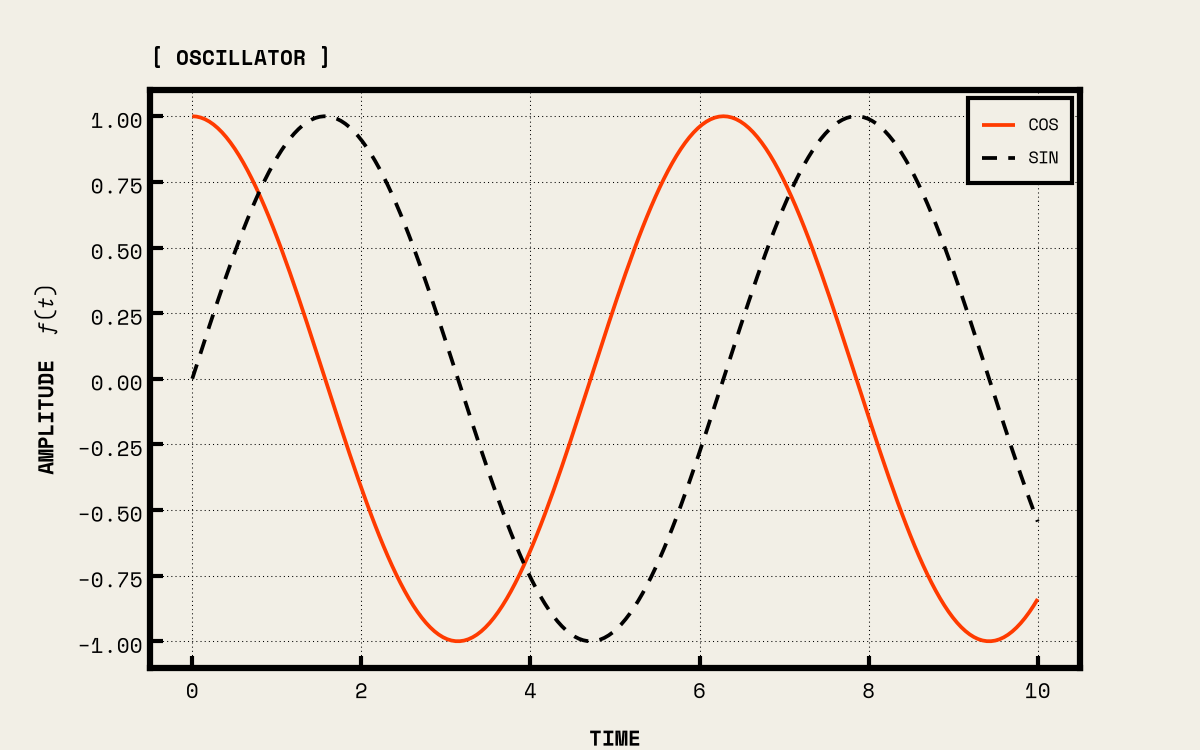

The Python source for this figure:
"""The figure of the README: python examples/figure.py  ->  figure.png (next to this file)"""
from pathlib import Path

import matplotlib.pyplot as plt
import numpy as np

import plot_style

plot_style.use()

x = np.linspace(0, 10, 200)
fig, ax = plt.subplots(figsize=(8, 5))
ax.plot(x, np.cos(x), color=plot_style.ACCENT, label="COS")   # the colour cycle is ink, accent, grey, sand
ax.plot(x, np.sin(x), color=plot_style.INK, ls=plot_style.DASHED, label="SIN")
ax.set_xlabel("TIME")
ax.set_ylabel(r"AMPLITUDE  $f(t)$")
ax.set_title("[ OSCILLATOR ]")

plot_style.style_axes(ax)                # square corners of the box (a style file cannot set them)
plot_style.legend(ax, "upper right")     # square, opaque legend with a hard frame
plot_style.savefig(fig, Path(__file__).with_name("figure.png"))    # paper background, 150 dpi
